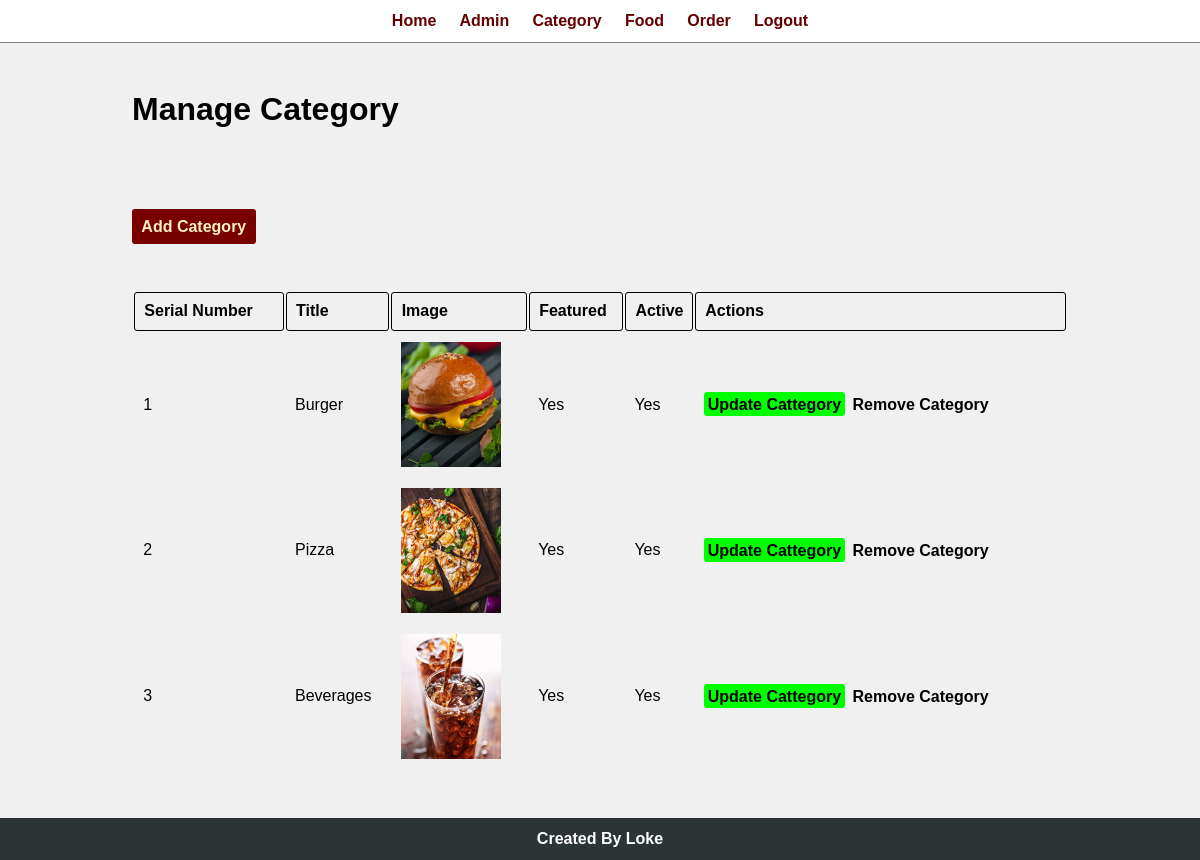
The app's page /admin/manage_category.php (signed in) with its own data.
### tables this page shows
CREATE TABLE `tbl_category` (
  `id` int(10) UNSIGNED NOT NULL,
  `title` varchar(100) NOT NULL,
  `img_name` varchar(255) NOT NULL,
  `featured` varchar(10) NOT NULL,
  `active` varchar(10) NOT NULL
);

### admin/manage_category.php (the view, shortened to what this page needs)
<?php include('Header_Footer/menu.php'); ?>
        <div class="main_content">
            <div class="wrapper">
                <h1>Manage Category</h1>
                <br /><br />
                <br /><br /><br />
                <a href="add_category.php" class="button_primary">Add Category</a>
                <br /><br /><br /><br />
                <table class="table_full">
                    <tr>
                        <th>Serial Number</th>
                        <th>Title</th>
                        <th>Image</th>
                        <th>Featured</th>
                        <th>Active</th>
                        <th>Actions</th>
                    </tr>
                    <?php
                        $sql = "SELECT * FROM tbl_category";
                        $res = mysqli_query($conn,$sql);
                        if($res==TRUE)
                        {
                            $count = mysqli_num_rows($res);
                            $serial_number=1;
                            if($count>0)
                            {
                                while($rows=mysqli_fetch_assoc($res))
                                {
                                    $id=$rows['id'];
                                    $title=$rows['title'];
                                    $img_name=$rows['img_name'];
                                    $featured=$rows['featured'];
                                    $active=$rows['active'];
                                    ?>
                                         <tr>
                                            <td><?php echo $serial_number++ ?></td>
                                            <td><?php echo $title ?></td>
                                            <td>
                                                <?php
                                                    if($img_name!="")
                                                    {
                                                        ?>
                                                            <img src="<?php echo SITE_URL ?>images/category/<?php echo $img_name ?>" width="100px" alt="">
                                                        <?php
                                                    }
                                                    else
                                                    {
                                                        echo "<div class='fail'>Image not Added.</div>";
                                                    }
                                                ?>
                                            </td>
                                            <td><?php echo $featured ?></td>
                                            <td><?php echo $active ?></td>
                                            <td>
                                                <a href="<?php echo SITE_URL; ?>admin/update_category.php?id=<?php echo $id; ?>" class="button_secondary">Update Cattegory</a>
                                                <a href="<?php echo SITE_URL; ?>admin/remove_category.php?id=<?php echo $id; ?>&img_name=<?php echo $img_name?>" class="button_danger">Remove Category</a>
                                            </td>
                                        </tr>
                                    <?php
                                }
                            }
                        }
                    ?>
                </table>
            </div>
        </div>
<?php include('Header_Footer/footer.php');?>

### css/admin.css (style rules this page uses)
* { margin: 0; padding: 0; font-family: Arial, Helvetica, sans-serif; }
.wrapper { padding: 1%; width: 78%; margin: 0 auto; }
.table_full { width: 100%; }
table tr th { border: 1px solid black; border-radius: 3px; padding: 1%; text-align: left; }
table tr td { padding: 1%; }
.button_primary { background-color: rgb(120,0,0); padding: 1%; color: rgb(250,240,190); text-decoration: none; font-weight: bold; border-radius: 3px; }
.button_secondary { background-color: rgb(0,255,0); padding: 1%; color: black; text-decoration: none; font-weight: bold; border-radius: 3px; }
.button_danger { background-color: inherit; padding: 1%; color: black; text-decoration: none; font-weight: bold; border-radius: 3px; }
.main_content { background-color: rgb(240,240,240); padding: 3% 0; }

### records on screen
tbl_category: title "Burger", img_name (picture), featured "Yes", active "Yes"
tbl_category: title "Pizza", img_name (picture), featured "Yes", active "Yes"
tbl_category: title "Beverages", img_name (picture), featured "Yes", active "Yes"
